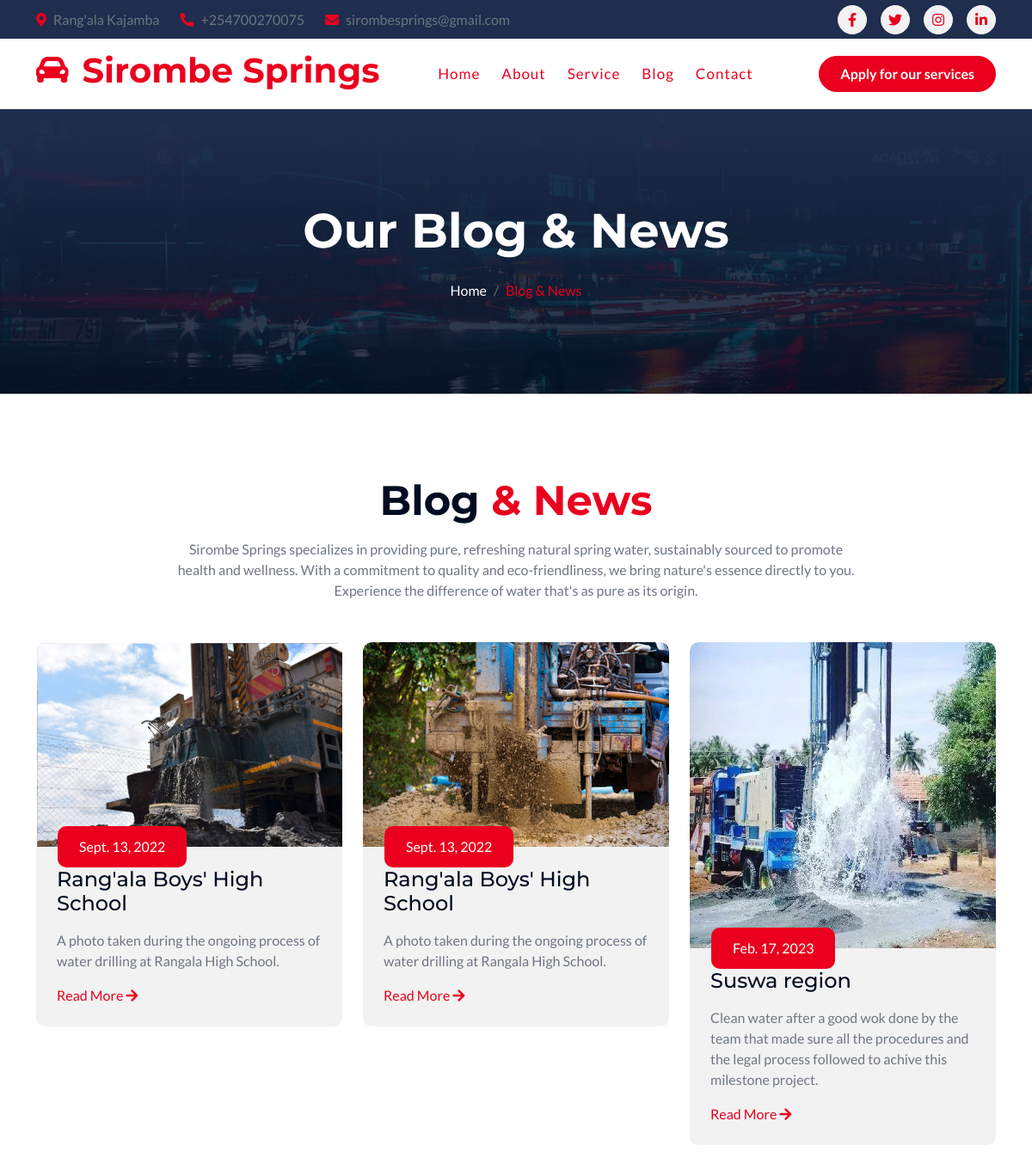
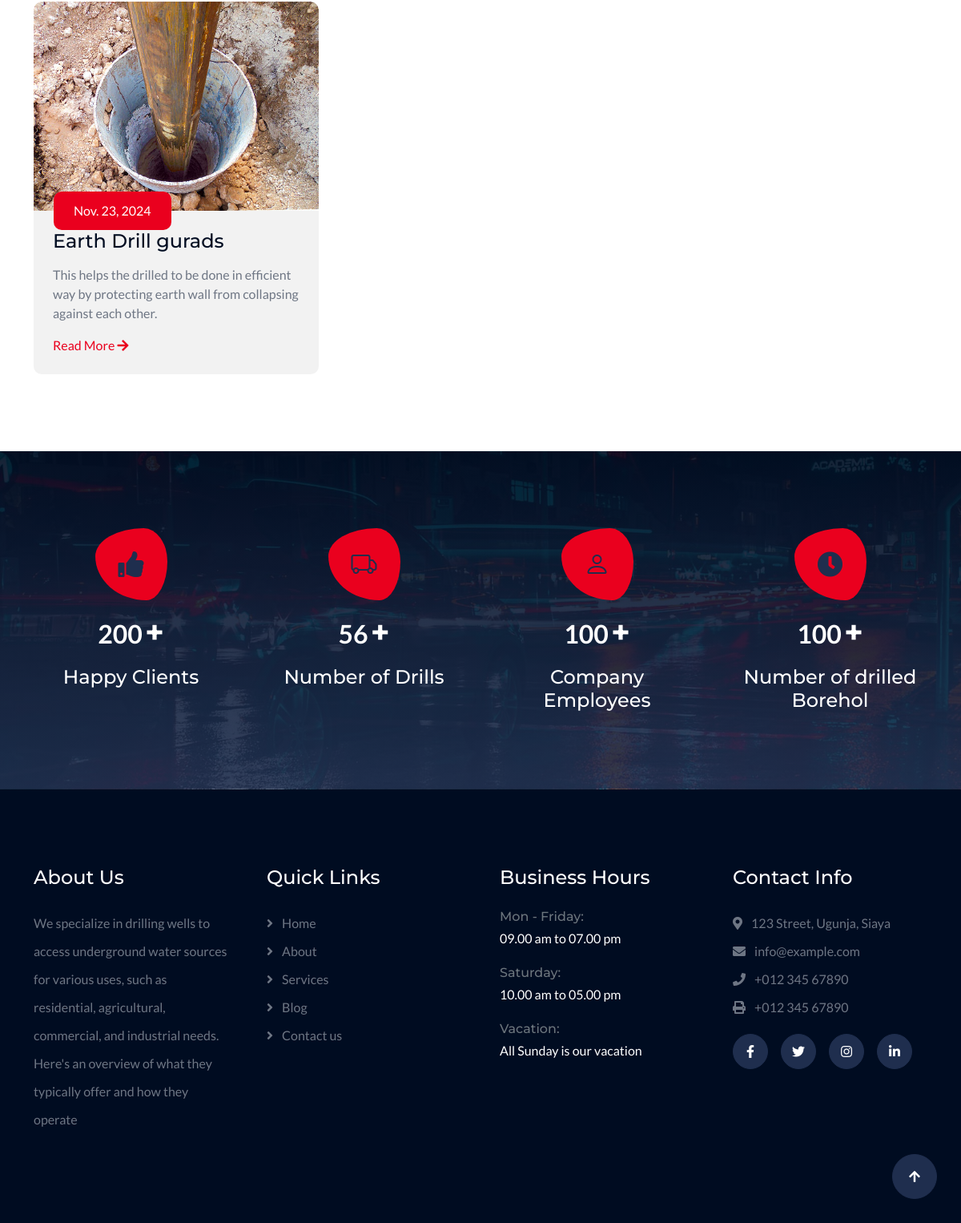
Page /blog on the committed database (2 pictures, top to bottom).
### welcome/models.py (models this page shows, shortened)
class blog_page(models.Model):
    date = models.DateField()
    blog_name = models.CharField(max_length=50, null=False, blank=False)
    blog_description = models.CharField(max_length=200, null=False, blank=False)
    image = models.ImageField(upload_to='uploads/blogs', default='uploads/blogs/blog.jpg')

### welcome/views.py (the view)
# urls.py: path('blog', views.blog),
def blog(request):
    blog1 = blog_page.objects.all()
    return render(request, 'blog.html', {'navbar': 'blog', 'blog1': blog1})

### welcome/templates/blog.html (shortened to what this page needs)
{% load static %}
<!DOCTYPE html>
<html lang="en">
<head>
    <link rel="stylesheet" href="https://use.fontawesome.com/releases/v5.15.4/css/all.css"/>
    <link href="https://cdn.jsdelivr.net/npm/bootstrap-icons@1.4.1/font/bootstrap-icons.css" rel="stylesheet">
    <link href="{% static 'lib/animate/animate.min.css' %}" rel="stylesheet">
    <link href="{% static 'lib/owlcarousel/assets/owl.carousel.min.css' %}" rel="stylesheet">
    <link href="{% static 'css/bootstrap.min.css' %}" rel="stylesheet">
    <link href="{% static 'css/style.css' %}" rel="stylesheet">
</head>
<body>
<div class="container-fluid topbar bg-secondary d-none d-xl-block w-100">
    <div class="container">
        <div class="row gx-0 align-items-center" style="height: 45px;">
            <div class="col-lg-6 text-center text-lg-start mb-lg-0">
                <div class="d-flex flex-wrap">
                    <a href="#" class="text-muted me-4"><i class="fas fa-map-marker-alt text-primary me-2"></i>Rang'ala
                        Kajamba</a>
                    <a href="tel:+254746280248" class="text-muted me-4"><i
                            class="fas fa-phone-alt text-primary me-2"></i>+254700270075</a>
                    <a href="omengomanuel@gmail.com" class="text-muted me-0"><i
                            class="fas fa-envelope text-primary me-2"></i>sirombesprings@gmail.com</a>
                </div>
            </div>
            <div class="col-lg-6 text-center text-lg-end">
                <div class="d-flex align-items-center justify-content-end">
                    <a href="#" class="btn btn-light btn-sm-square rounded-circle me-3"><i
                            class="fab fa-facebook-f"></i></a>
                    <a href="#" class="btn btn-light btn-sm-square rounded-circle me-3"><i
                            class="fab fa-twitter"></i></a>
                    <a href="#" class="btn btn-light btn-sm-square rounded-circle me-3"><i class="fab fa-instagram"></i></a>
                    <a href="#" class="btn btn-light btn-sm-square rounded-circle me-0"><i
                            class="fab fa-linkedin-in"></i></a>
                </div>
            </div>
        </div>
    </div>
</div>
<div class="container-fluid nav-bar sticky-top px-0 px-lg-4 py-2 py-lg-0">
    <div class="container">
        <nav class="navbar navbar-expand-lg navbar-light">
            <a href="" class="navbar-brand p-0">
                <h1 class="display-6 text-primary"><i class="fas fa-car-alt me-3"></i></i>Sirombe Springs</h1>
            </a>
            <div class="collapse navbar-collapse" id="navbarCollapse">
                <div class="navbar-nav mx-auto py-0">
                    <a href="/" class="nav-item nav-link active">Home</a>
                    <a href="/about" class="nav-item nav-link active">About</a>
                    <a href="/service" class="nav-item nav-link active">Service</a>
                    <a href="/blog" class="nav-item nav-link active">Blog</a>
                    <a href="/contact" class="nav-item nav-link active">Contact</a>
                </div>
                <a target="_blank" href="/signin" class="btn btn-primary rounded-pill py-2 px-4">Apply for our
                    services</a>
            </div>
        </nav>
    </div>
</div>
<div class="container-fluid bg-breadcrumb">
    <div class="container text-center py-5" style="max-width: 900px;">
        <h4 class="text-white display-4 mb-4 wow fadeInDown" data-wow-delay="0.1s">Our Blog & News</h4>
        <ol class="breadcrumb d-flex justify-content-center mb-0 wow fadeInDown" data-wow-delay="0.3s">
            <li class="breadcrumb-item"><a href="/">Home</a></li>
            <li class="breadcrumb-item active text-primary">Blog & News</li>
        </ol>
    </div>
</div>
<div class="container-fluid blog py-5">
    <div class="container py-5">
        <div class="text-center mx-auto pb-5 wow fadeInUp" data-wow-delay="0.1s" style="max-width: 800px;">
            <h1 class="display-5 text-capitalize mb-3">Blog<span class="text-primary">  & News</span></h1>
            <p class="mb-0">Sirombe Springs specializes in providing pure, refreshing natural spring water, sustainably
                sourced to promote health and wellness. With a commitment to quality and eco-friendliness, we bring
                nature's essence directly to you. Experience the difference of water that's as pure as its origin.
            </p>
        </div>
        <div class="row g-4">{% for b in blog1 %}
            <div class="col-lg-4 wow fadeInUp" data-wow-delay="0.1s">
                <div class="blog-item">
                    <div class="blog-img">
                        <img src="/media/{{ b.image }}" class="img-fluid rounded-top w-100" alt="Image">
                    </div>
                    <div class="blog-content rounded-bottom p-4">
                        <div class="blog-date">{{ b.date }}</div>
                        <a href="#" class="h4 d-block mb-3">{{ b.blog_name }}</a>
                        <p class="mb-3">{{ b.blog_description }}.</p>
                        <a href="#" class="">Read More <i class="fa fa-arrow-right"></i></a>
                    </div>
                </div>
            </div>{% endfor %}
        </div>
    </div>
</div>
<div class="container-fluid counter bg-secondary py-5">
    <div class="container py-5">
        <div class="row g-5">
            <div class="col-md-6 col-lg-6 col-xl-3 wow fadeInUp" data-wow-delay="0.1s">
                <div class="counter-item text-center">
                    <div class="counter-item-icon mx-auto">
                        <i class="fas fa-thumbs-up fa-2x"></i>
                    </div>
                    <div class="counter-counting my-3">
                        <span class="text-white fs-2 fw-bold" data-toggle="counter-up">200</span>
                        <span class="h1 fw-bold text-white">+</span>
                    </div>
                    <h4 class="text-white mb-0">Happy Clients</h4>
                </div>
            </div>
            <div class="col-md-6 col-lg-6 col-xl-3 wow fadeInUp" data-wow-delay="0.3s">
                <div class="counter-item text-center">
                    <div class="counter-item-icon mx-auto">
                        <i class="bi bi-truck fa-2x"></i>
                    </div>
                    <div class="counter-counting my-3">
                        <span class="text-white fs-2 fw-bold" data-toggle="counter-up">56</span>
                        <span class="h1 fw-bold text-white">+</span>
                    </div>
                    <h4 class="text-white mb-0">Number of Drills</h4>
                </div>
            </div>
            <div class="col-md-6 col-lg-6 col-xl-3 wow fadeInUp" data-wow-delay="0.5s">
                <div class="counter-item text-center">
                    <div class="counter-item-icon mx-auto">
                        <i class="bi bi-person fa-2x"></i>
                    </div>
                    <div class="counter-counting my-3">
                        <span class="text-white fs-2 fw-bold" data-toggle="counter-up">100</span>
                        <span class="h1 fw-bold text-white">+</span>
                    </div>
                    <h4 class="text-white mb-0">Company Employees</h4>
                </div>
            </div>
            <div class="col-md-6 col-lg-6 col-xl-3 wow fadeInUp" data-wow-delay="0.7s">
                <div class="counter-item text-center">
                    <div class="counter-item-icon mx-auto">
                        <i class="fas fa-clock fa-2x"></i>
                    </div>
                    <div class="counter-counting my-3">
                        <span class="text-white fs-2 fw-bold" data-toggle="counter-up">100</span>
                        <span class="h1 fw-bold text-white">+</span>
                    </div>
                    <h4 class="text-white mb-0">Number of drilled Borehol</h4>
                </div>
            </div>
        </div>
    </div>
</div>
<div class="container-fluid footer py-5 wow fadeIn" data-wow-delay="0.2s">
    <div class="container py-5">
        <div class="row g-5">
            <div class="col-md-6 col-lg-6 col-xl-3">
                <div class="footer-item d-flex flex-column">
                    <div class="footer-item">
                        <h4 class="text-white mb-4">About Us</h4>
                        <p class="mb-3">
                            We specialize in drilling wells to access underground water sources for various
                            uses, such as residential, agricultural, commercial, and industrial needs. Here's an
                            overview of what they typically offer and how they operate
                        </p>
                    </div>
                </div>
            </div>
            <div class="col-md-6 col-lg-6 col-xl-3">
                <div class="footer-item d-flex flex-column">
                    <h4 class="text-white mb-4">Quick Links</h4>
                    <a href="#"><i class="fas fa-angle-right me-2"></i> Home</a>
                    <a href="#"><i class="fas fa-angle-right me-2"></i> About</a>
                    <a href="#"><i class="fas fa-angle-right me-2"></i> Services</a>
                    <a href="#"><i class="fas fa-angle-right me-2"></i> Blog</a>
                    <a href="#"><i class="fas fa-angle-right me-2"></i> Contact us</a>
                </div>
            </div>
            <div class="col-md-6 col-lg-6 col-xl-3">
                <div class="footer-item d-flex flex-column">
                    <h4 class="text-white mb-4">Business Hours</h4>
                    <div class="mb-3">
                        <h6 class="text-muted mb-0">Mon - Friday:</h6>
                        <p class="text-white mb-0">09.00 am to 07.00 pm</p>
                    </div>
                    <div class="mb-3">
                        <h6 class="text-muted mb-0">Saturday:</h6>
                        <p class="text-white mb-0">10.00 am to 05.00 pm</p>
                    </div>
                    <div class="mb-3">
                        <h6 class="text-muted mb-0">Vacation:</h6>
                        <p class="text-white mb-0">All Sunday is our vacation</p>
                    </div>
                </div>
            </div>
            <div class="col-md-6 col-lg-6 col-xl-3">
                <div class="footer-item d-flex flex-column">
                    <h4 class="text-white mb-4">Contact Info</h4>
                    <a href="#"><i class="fa fa-map-marker-alt me-2"></i> 123 Street, Ugunja, Siaya</a>
                    <a href="mailto:info@example.com"><i class="fas fa-envelope me-2"></i> info@example.com</a>
                    <a href="tel:+012 345 67890"><i class="fas fa-phone me-2"></i> +012 345 67890</a>
                    <a href="tel:+012 345 67890" class="mb-3"><i class="fas fa-print me-2"></i> +012 345 67890</a>
                    <div class="d-flex">
                        <a class="btn btn-secondary btn-md-square rounded-circle me-3" href=""><i
                                class="fab fa-facebook-f text-white"></i></a>
                        <a class="btn btn-secondary btn-md-square rounded-circle me-3" href=""><i
                                class="fab fa-twitter text-white"></i></a>
                        <a class="btn btn-secondary btn-md-square rounded-circle me-3" href=""><i
                                class="fab fa-instagram text-white"></i></a>
                        <a class="btn btn-secondary btn-md-square rounded-circle me-0" href=""><i
                                class="fab fa-linkedin-in text-white"></i></a>
                    </div>
                </div>
            </div>
        </div>
    </div>
</div>
<a href="#" class="btn btn-secondary btn-lg-square rounded-circle back-to-top"><i class="fa fa-arrow-up"></i></a>
</body>
</html>

### welcome/static/css/style.css (style rules this page uses)
.back-to-top { position: fixed; right: 30px; bottom: 30px; transition: 0.5s; z-index: 99; }
.btn { font-weight: 600; transition: .5s; }
.btn-sm-square { width: 34px; height: 34px; }
.btn-md-square { width: 44px; height: 44px; }
.btn-lg-square { width: 56px; height: 56px; }
.btn-square, .btn-sm-square, .btn-md-square, .btn-lg-square, .btn-xl-square { padding: 0; display: flex; align-items: center; justify-content: center; font-weight: normal; }
.btn.btn-primary { color: var(--bs-white); }
.btn.btn-secondary { color: var(--bs-white); }
.btn.btn-light { color: var(--bs-primary); }
.nav-bar { background: var(--bs-white); }
.sticky-top { transition: 1s; }
.navbar-light .navbar-nav .nav-link { position: relative; margin-right: 25px; padding: 35px 0; letter-spacing: 1px; color: var(--bs-dark); font-size: 17px; font-weight: 500; outline: none; transition: .5s; }
.sticky-top .navbar-light .navbar-nav .nav-link { padding: 20px 0; color: var(--bs-dark); }
.navbar-light .navbar-nav .nav-link:hover, .navbar-light .navbar-nav .nav-link.active { color: var(--bs-primary); }
.bg-breadcrumb { position: relative; overflow: hidden; background: linear-gradient(rgba(31, 46, 78, 1), rgba(0, 12, 33, 0.8)), url(../img/fact-bg.jpg); background-position: center top; background-repeat: no-repeat; background-size: cover; padding: 60px 0 60px 0; transition: 0.5s; }
.bg-breadcrumb .breadcrumb { position: relative; }
.bg-breadcrumb .breadcrumb .breadcrumb-item a { color: var(--bs-white); }
.counter { background: linear-gradient(rgba(0, 12, 33, 0.9), rgba(31, 46, 78, 0.9)), url(../img/fact-bg.jpg); background-position: center center; background-repeat: no-repeat; background-size: cover; }
.counter .counter-item .counter-item-icon { width: 90px; height: 90px; border-radius: 67% 33% 29% 71% / 39% 46% 54% 61%; display: flex; align-items: center; justify-content: center; color: var(--bs-secondary); background: var(--bs-primary); animation-name: icon-animat; animation-duration: 5s; animation-delay: 1s; animation-direction: alternate; animation-iteration-count: infinite; transition: 0.5s; }
.blog .blog-item { border-radius: 10px; transition: 0.5s; }
.blog .blog-item .blog-img { position: relative; overflow: hidden; border-top-left-radius: 10px; border-top-right-radius: 10px; }
.blog .blog-item .blog-img::after { content: ""; position: absolute; width: 100%; height: 0; bottom: 0; left: 0; background: rgba(255, 255, 255, 0.3); transition: 0.5s; }
.blog .blog-item .blog-img img { transition: 0.5s; }
.blog .blog-item .blog-content { position: relative; background: var(--bs-light); }
.blog .blog-item .blog-content .blog-date { position: absolute; top: 0; left: 25px; transform: translateY(-50%); padding: 12px 25px; border-radius: 10px; color: var(--bs-white); background: var(--bs-primary); }
.footer { background: var(--bs-dark); }
.footer .footer-item a { line-height: 35px; color: var(--bs-body); transition: 0.5s; }
.footer .footer-item p { line-height: 35px; }

### rows in the picture
blog_page: image (picture), date "Sept. 13, 2022", blog_name "Rang'ala Boys' High School", blog_description "A photo taken during the ongoing process of water drilling at Rangala High School"
blog_page: image (picture), date "Sept. 13, 2022", blog_name "Rang'ala Boys' High School", blog_description "A photo taken during the ongoing process of water drilling at Rangala High School"
blog_page: image (picture), date "Feb. 17, 2023", blog_name "Suswa region", blog_description "Clean water after a good wok done by the team that made sure all the procedures and the legal process followed to achive this milestone project"
blog_page: image (picture), date "Nov. 23, 2024", blog_name "Earth Drill gurads", blog_description "This helps the drilled to be done in efficient way by protecting earth wall from collapsing against each other"
